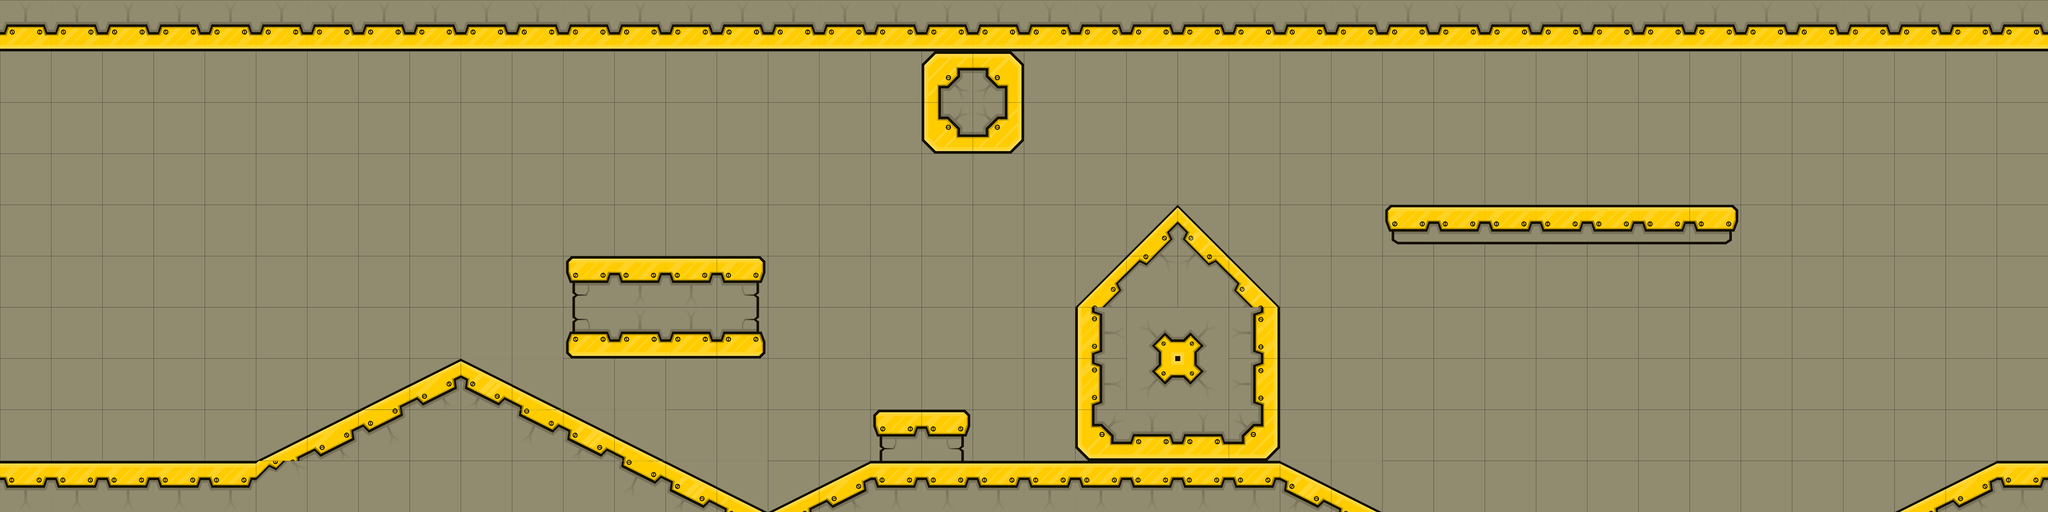

Tiled map render using the project's own tile images. Description and the map definition, with tile-layer contents summarised, below:
An orthogonal 40x10 tile map with 319x319 px tiles, 2 tile layers (back, front).

<map version="1.0" orientation="orthogonal" renderorder="right-down" width="40" height="10" tilewidth="319" tileheight="319" nextobjectid="1">
 <tileset firstgid="1" name="Real_Platform" tilewidth="319" tileheight="319" tilecount="33" columns="11" spacing="0" margin="-1">
  <image source="Real_tileset_png.png" width="3509" height="957" />
 </tileset>
 <layer name="back" width="40" height="10">
  <data>[400 cells, 400 non-empty, 1 distinct tile ids]</data>
 </layer>
 <layer name="front" width="40" height="10">
  <data>[400 cells, 400 non-empty, 30 distinct tile ids]</data>
 </layer>
</map>
